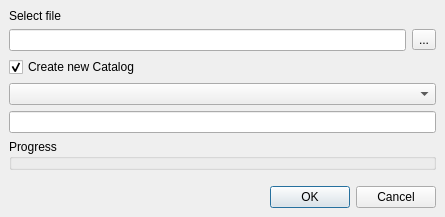
<ui version="4.0" >
 <class>ImportDialog</class>
 <widget class="QDialog" name="ImportDialog" >
  <property name="geometry" >
   <rect>
    <x>0</x>
    <y>0</y>
    <width>445</width>
    <height>217</height>
   </rect>
  </property>
  <property name="windowTitle" >
   <string>Import DB</string>
  </property>
  <layout class="QVBoxLayout" >
   <property name="margin" >
    <number>9</number>
   </property>
   <property name="spacing" >
    <number>6</number>
   </property>
   <item>
    <layout class="QVBoxLayout" >
     <property name="margin" >
      <number>0</number>
     </property>
     <property name="spacing" >
      <number>6</number>
     </property>
     <item>
      <layout class="QVBoxLayout" >
       <property name="margin" >
        <number>0</number>
       </property>
       <property name="spacing" >
        <number>6</number>
       </property>
       <item>
        <widget class="QLabel" name="label" >
         <property name="text" >
          <string>Select file</string>
         </property>
        </widget>
       </item>
       <item>
        <layout class="QHBoxLayout" >
         <property name="margin" >
          <number>0</number>
         </property>
         <property name="spacing" >
          <number>6</number>
         </property>
         <item>
          <widget class="QLineEdit" name="fileNameLineEdit" />
         </item>
         <item>
          <widget class="QToolButton" name="browseToolButton" >
           <property name="text" >
            <string>...</string>
           </property>
          </widget>
         </item>
        </layout>
       </item>
      </layout>
     </item>
     <item>
      <layout class="QVBoxLayout" >
       <property name="margin" >
        <number>0</number>
       </property>
       <property name="spacing" >
        <number>6</number>
       </property>
       <item>
        <widget class="QCheckBox" name="createNewCheckBox" >
         <property name="text" >
          <string>Create new Catalog</string>
         </property>
         <property name="checked" >
          <bool>true</bool>
         </property>
        </widget>
       </item>
       <item>
        <widget class="QComboBox" name="catalogsComboBox" />
       </item>
       <item>
        <widget class="QLineEdit" name="catalogNameLineEdit" />
       </item>
      </layout>
     </item>
     <item>
      <widget class="QGroupBox" name="progressGroupBox" >
       <property name="title" >
        <string>Progress</string>
       </property>
      </widget>
     </item>
    </layout>
   </item>
   <item>
    <spacer>
     <property name="orientation" >
      <enum>Qt::Vertical</enum>
     </property>
     <property name="sizeHint" >
      <size>
       <width>20</width>
       <height>16</height>
      </size>
     </property>
    </spacer>
   </item>
   <item>
    <widget class="QDialogButtonBox" name="buttonBox" >
     <property name="orientation" >
      <enum>Qt::Horizontal</enum>
     </property>
     <property name="standardButtons" >
      <set>QDialogButtonBox::Cancel|QDialogButtonBox::NoButton|QDialogButtonBox::Ok</set>
     </property>
    </widget>
   </item>
  </layout>
 </widget>
 <resources/>
 <connections>
  <connection>
   <sender>buttonBox</sender>
   <signal>accepted()</signal>
   <receiver>ImportDialog</receiver>
   <slot>accept()</slot>
   <hints>
    <hint type="sourcelabel" >
     <x>208</x>
     <y>140</y>
    </hint>
    <hint type="destinationlabel" >
     <x>208</x>
     <y>81</y>
    </hint>
   </hints>
  </connection>
  <connection>
   <sender>buttonBox</sender>
   <signal>rejected()</signal>
   <receiver>ImportDialog</receiver>
   <slot>reject()</slot>
   <hints>
    <hint type="sourcelabel" >
     <x>208</x>
     <y>140</y>
    </hint>
    <hint type="destinationlabel" >
     <x>208</x>
     <y>81</y>
    </hint>
   </hints>
  </connection>
 </connections>
</ui>
